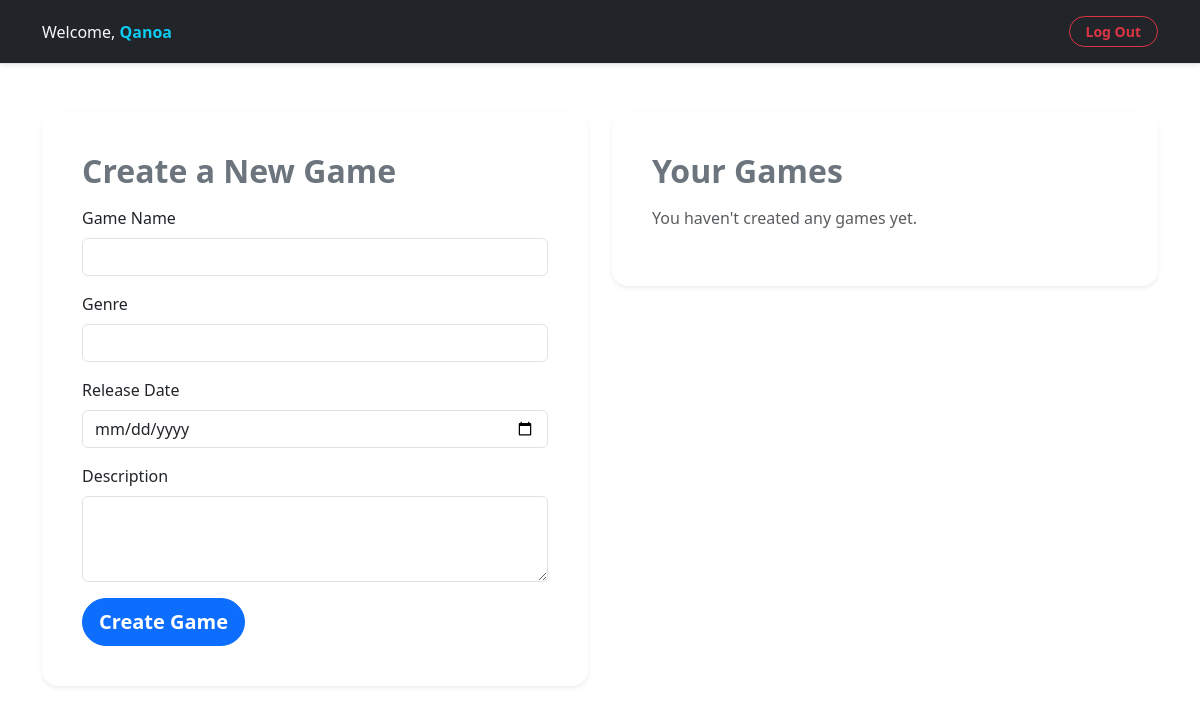
Page /home/ (signed in) on the earlier database version.
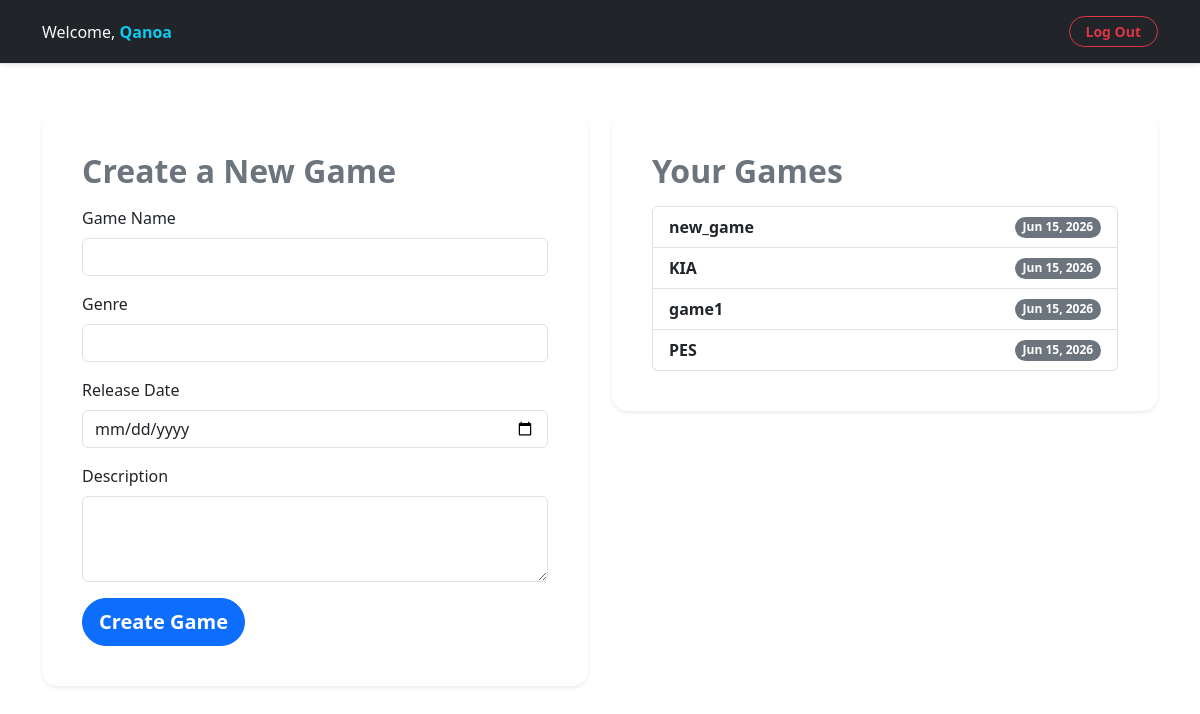
Same page on the later database version.
### main/models.py (models this page shows, shortened)
class Game (models.Model):
    name = models.CharField(max_length=255)
    genre = models.CharField(max_length=255)
    release_date = models.DateField()
    description = models.TextField()
    created_by = models.ForeignKey(User, on_delete=models.CASCADE, related_name='games')
    created_at = models.DateTimeField(auto_now_add=True)
    updates_at = models.DateTimeField(auto_now=True)
    objects = GameManager()

### main/views.py (the view, shortened to what this page needs)
# urls.py: path('', views.home, name='home'),
def home(request):
    if 'user_id' not in request.session:
        return redirect('accounts:index')
    sort_by = request.GET.get('sort', '-created_at')
    games = Game.objects.all().order_by(sort_by)
    return render(request, 'main/home.html', {'games': games})

### main/templates/main/home.html (shortened to what this page needs)
{% extends "base.html" %}
{% block content %}
<nav class="navbar navbar-expand-lg navbar-dark bg-dark border-bottom shadow-sm py-3">
    <div class="container">
        <a href="{% url 'main:home' %}"><span class="text-light fw-medium">
            Welcome, <span class="text-info fw-bold">{{ request.session.user_name }}</span>
        </span></a>
        <div class="d-flex align-items-center gap-3">
            <a href="{% url 'accounts:logout' %}" class="btn btn-outline-danger btn-sm px-3 rounded-pill fw-semibold">
                Log Out
            </a>
        </div>
    </div>
</nav>
<div class="container my-5">
    <div class="row">
        <div class="col-md-6 mb-4">
            <div class="card p-4 border-0 shadow-sm rounded-4 bg-white">
                <div class="card-body">
                    <h2 class="fw-bold text-secondary mb-3">Create a New Game</h2>
                    <form method="post" action="{% url 'main:home' %}">
                        <div class="mb-3">
                            <label for="name" class="form-label">Game Name</label>
                            <input type="text" class="form-control" id="name" name="name" required>
                        </div>
                        <div class="mb-3">
                            <label for="genre" class="form-label">Genre</label>
                            <input type="text" class="form-control" id="genre" name="genre" required>
                        </div>
                        <div class="mb-3">
                            <label for="release_date" class="form-label">Release Date</label>
                            <input type="date" class="form-control" id="release_date" name="release_date" required>
                        </div>
                        <div class="mb-3">
                            <label for="description" class="form-label">Description</label>
                            <textarea class="form-control" id="description" name="description" rows="3" required></textarea>
                        </div>
                        <button type="submit" class="btn btn-primary btn-lg rounded-pill fw-semibold">Create Game</button>
                    </form>
                </div>
            </div>
        </div>
        <div class="col-md-6 mb-4">
            <div class="card p-4 border-0 shadow-sm rounded-4 bg-white">
                <div class="card-body">
                    <h2 class="fw-bold text-secondary mb-3">Your Games</h2>
                    {% if games %}
                    <ul class="list-group">
                        {% for game in games %}
                        <li class="list-group-item d-flex justify-content-between align-items-center">
                            <a href="{% url 'main:game_detail' game.id %}" class="text-decoration-none text-dark fw-semibold">
                                {{ game.name }}
                            </a>
                            <span class="badge bg-secondary rounded-pill">{{ game.release_date|date:"M d, Y" }}</span>
                        </li>
                        {% endfor %}
                    </ul>
                    {% else %}
                    <p class="text-muted">You haven't created any games yet.</p>
                    {% endif %}
                </div>
            </div>
        </div>
    </div>
</div>
{% endblock content %}

### main/templates/base.html (shortened to what this page needs)
<!DOCTYPE html>
<html lang="en">
<head>
    <link href="https://cdn.jsdelivr.net/npm/bootstrap@5.3.8/dist/css/bootstrap.min.css" rel="stylesheet">
</head>
<body>
    {% block content %}{% endblock content %}
</body>
</html>

### main/templates/base.html (style rules this page uses)
a { text-decoration: none; }

Differences in the rows shown:
added Game: name "new_game", release_date "Jun 15, 2026"
added Game: name "KIA", release_date "Jun 15, 2026"
added Game: name "game1", release_date "Jun 15, 2026"
added Game: name "PES", release_date "Jun 15, 2026"
Other differences:
text no longer shown: "You haven't created any games yet."
